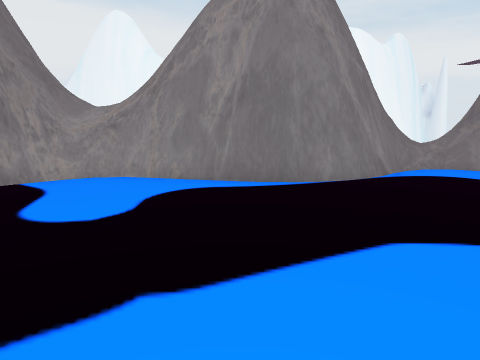
View 1 (above)

14 first-person views from a walk through a 3-D level made in the Unity game engine. The camera is 1.3 m above the floor, tilts 10° down and sees 70° across. The floor is counted in squares, 1 m on a side. Each view is taken from the middle of a square. On the plan, view 1 faces up. The plan holds only what a view shows up to about 15 squares ahead; the rest is blank. The place goes on beyond the plan.

View 2
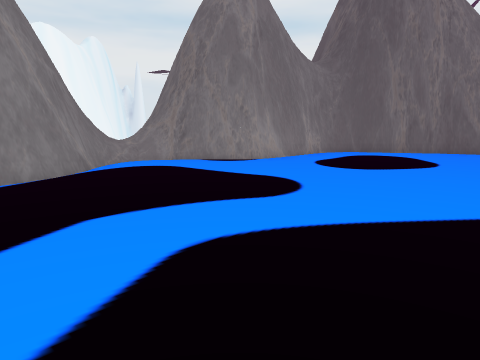

View 3
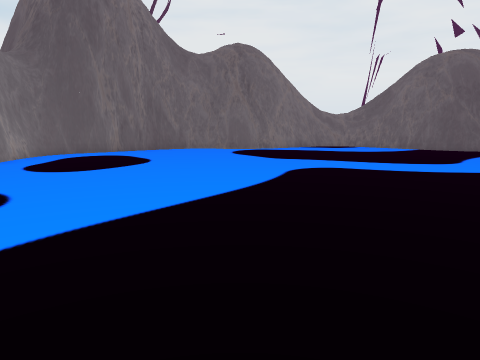

View 4
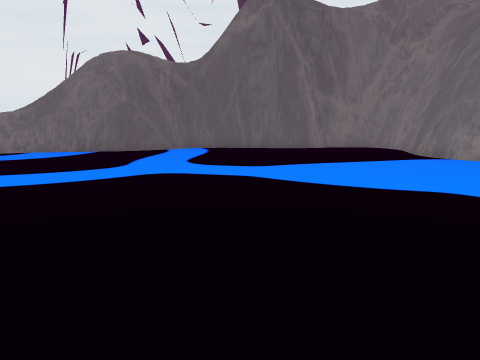

View 5
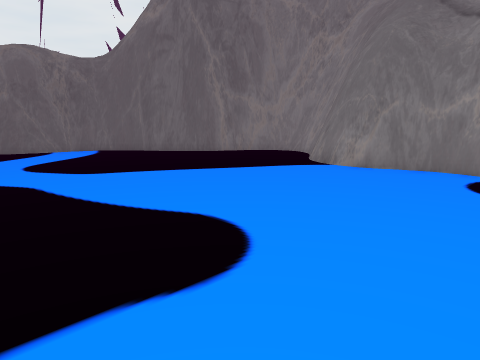

View 6
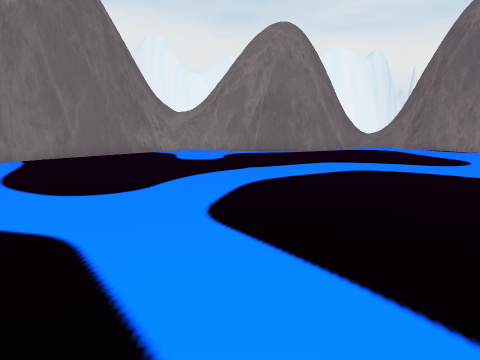

View 7
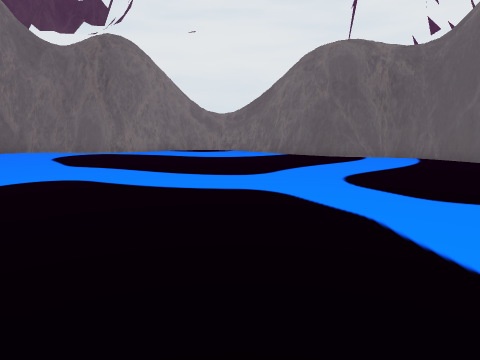

View 8
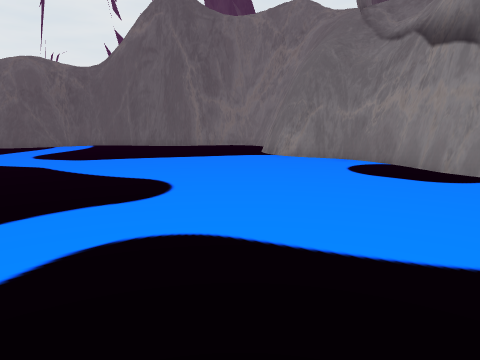

View 9
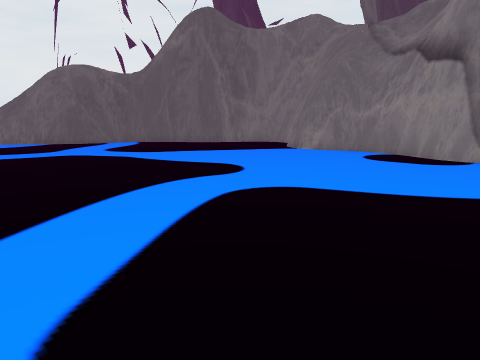

View 10
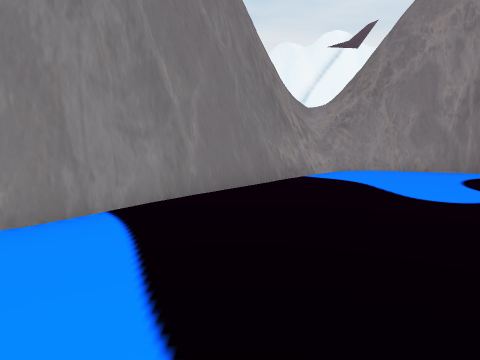

View 11
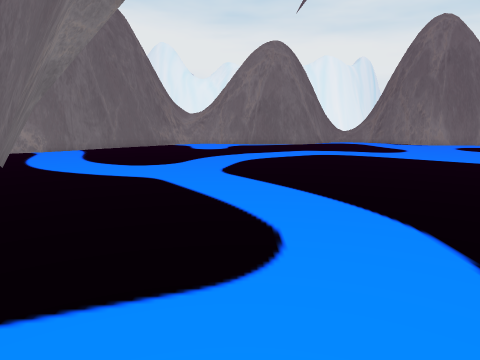

View 12
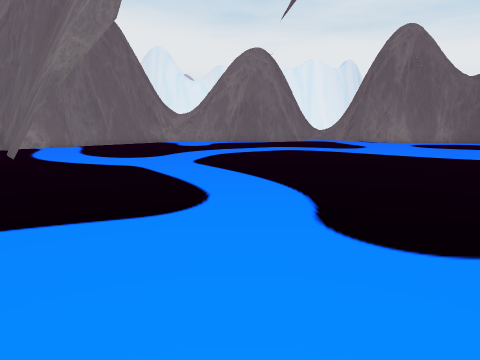

View 13
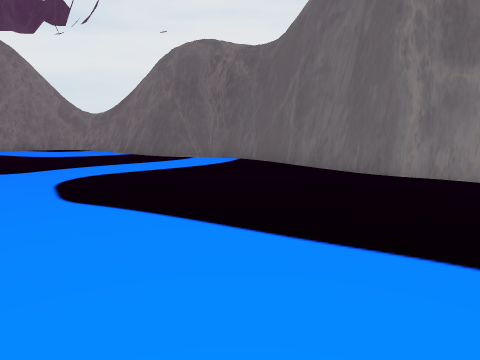

View 14
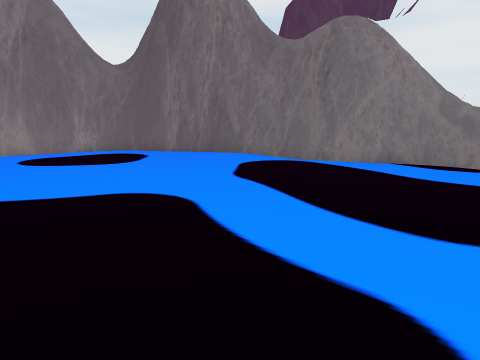

### Floor plan
Key: @ floor where view 1 was taken; # wall or solid block; . floor; = window, fence, low wall or low ledge.
Columns run from 10 left of view 1 to 18 right of it. Each row starts with its distance up from view 1.
  9      #   #   ######
  8      #########...###
  7     ##....###  ...######
  6    ## ....      ......###
  5   ##   ..       ........#
  4 ###    ..       ....   .##
  3 ##..      ..........  ...##
  2 ##..     .................#
  1  #...   .... .............#
  0  =#..  ...@    ...........#
 -1   ##.......     ..........#
 -2    # .....       ......  .##
 -3      ..... .       ...   .##
 -4        ....        ...   ..##
 -5         ...        ...  ...##
 -6       .  ...      ...   ...=#
 -7          ....     ...   ...##
 -8          ...    ......   .##
 -9        .....  .........  ##
-10       ............. .... ##
-11       ............   ...##
-12        ...........    ..##
-13        ..........      .##
-14        ..........      ##
-15           ......      ##
-16        ###...##      ##
-17          #######    ##
-18                ##  ##
-19                 ####

Where each view was taken, in squares from view 1:
view 1: 0 up, 0 right, facing up
view 2: 1 down, 0 right, facing up-right
view 3: 1 down, 0 right, facing right
view 4: 3 down, 1 right, facing down-right
view 5: 7 down, 1 left, facing down-right
view 6: 7 down, 1 left, facing up
view 7: 7 down, 2 right, facing right
view 8: 6 down, 4 left, facing down-right
view 9: 3 down, 5 left, facing down-right
view 10: 1 down, 6 left, facing up
view 11: 11 down, 1 left, facing up
view 12: 13 down, 0 right, facing up
view 13: 13 down, 2 right, facing right
view 14: 8 down, 6 right, facing up-right
